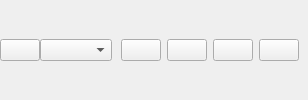
        <widget class="QWidget" name="widget" native="true">
         <layout class="QHBoxLayout" name="horizontalLayout_2">
          <property name="spacing">
           <number>0</number>
          </property>
          <property name="leftMargin">
           <number>0</number>
          </property>
          <property name="topMargin">
           <number>0</number>
          </property>
          <property name="rightMargin">
           <number>0</number>
          </property>
          <property name="bottomMargin">
           <number>0</number>
          </property>
          <item alignment="Qt::AlignLeft">
           <widget class="QPushButton" name="pushButton">
            <property name="text">
             <string/>
            </property>
            <property name="icon">
             <iconset resource="../../resources/resources.qrc">
              <normaloff>:/resources/icons_2/chevron-back-outline.svg</normaloff>:/resources/icons_2/chevron-back-outline.svg</iconset>
            </property>
            <property name="iconSize">
             <size>
              <width>24</width>
              <height>24</height>
             </size>
            </property>
           </widget>
          </item>
          <item>
           <widget class="QComboBox" name="fileSelector">
            <property name="sizePolicy">
             <sizepolicy hsizetype="Expanding" vsizetype="Fixed">
              <horstretch>0</horstretch>
              <verstretch>0</verstretch>
             </sizepolicy>
            </property>
            <property name="iconSize">
             <size>
              <width>24</width>
              <height>24</height>
             </size>
            </property>
           </widget>
          </item>
          <item alignment="Qt::AlignRight">
           <widget class="QWidget" name="widget_3" native="true">
            <layout class="QHBoxLayout" name="horizontalLayout_3">
             <item>
              <widget class="QPushButton" name="infoBtn">
               <property name="text">
                <string/>
               </property>
               <property name="icon">
                <iconset resource="../../resources/resources.qrc">
                 <normaloff>:/resources/icons_2/information-circle-outline.svg</normaloff>:/resources/icons_2/information-circle-outline.svg</iconset>
               </property>
               <property name="iconSize">
                <size>
                 <width>24</width>
                 <height>24</height>
                </size>
               </property>
              </widget>
             </item>
             <item alignment="Qt::AlignRight">
              <widget class="QPushButton" name="singleViewBtn">
               <property name="text">
                <string/>
               </property>
               <property name="icon">
                <iconset resource="../../resources/resources.qrc">
                 <normaloff>:/resources/icons_2/square.svg</normaloff>:/resources/icons_2/square.svg</iconset>
               </property>
               <property name="iconSize">
                <size>
                 <width>24</width>
                 <height>24</height>
                </size>
               </property>
              </widget>
             </item>
             <item alignment="Qt::AlignRight">
              <widget class="QPushButton" name="gridViewBtn">
               <property name="text">
                <string/>
               </property>
               <property name="icon">
                <iconset resource="../../resources/resources.qrc">
                 <normaloff>:/resources/icons_2/grid.svg</normaloff>:/resources/icons_2/grid.svg</iconset>
               </property>
               <property name="iconSize">
                <size>
                 <width>24</width>
                 <height>24</height>
                </size>
               </property>
              </widget>
             </item>
             <item>
              <widget class="QPushButton" name="listViewBtn">
               <property name="text">
                <string/>
               </property>
               <property name="icon">
                <iconset resource="../../resources/resources.qrc">
                 <normaloff>:/resources/icons_2/reorder-four-sharp.svg</normaloff>:/resources/icons_2/reorder-four-sharp.svg</iconset>
               </property>
               <property name="iconSize">
                <size>
                 <width>24</width>
                 <height>24</height>
                </size>
               </property>
              </widget>
             </item>
            </layout>
           </widget>
          </item>
         </layout>
        </widget>
